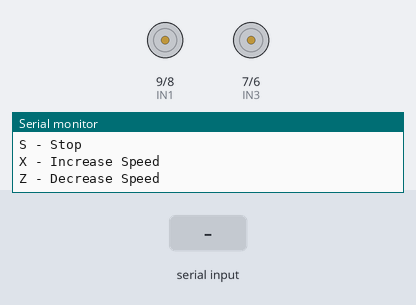
Bench run of a sketch on a simulated Arduino Uno, built with avr-gcc and run on an emulated ATmega328P. Parts: motor-driver pin pairs drawn as motors (green arrow = first pin HIGH = forward, orange = second pin HIGH = backward, longer = more drive, scaled by the enable pin), the last lines printed to the serial monitor. Inputs (shaded band) come from the test bench.

Above: at 1.2 s.
1.3 s: "F" received over Serial
At 1.9 s:
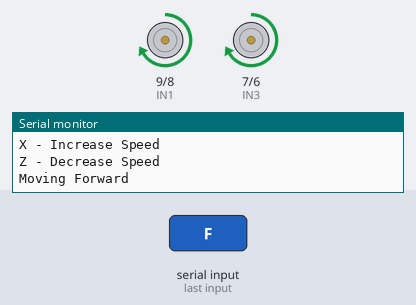
2.8 s: "B" received over Serial
At 3.1 s:
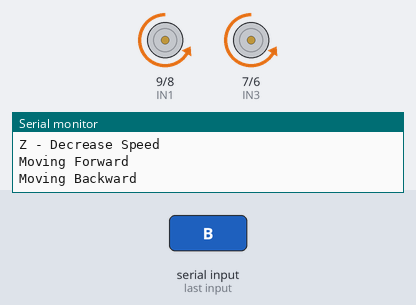
4.3 s: "L" received over Serial
At 5.4 s:
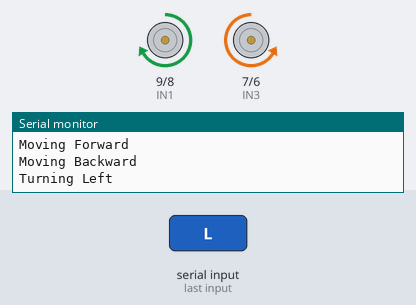
5.8 s: "R" received over Serial
At 6.6 s:
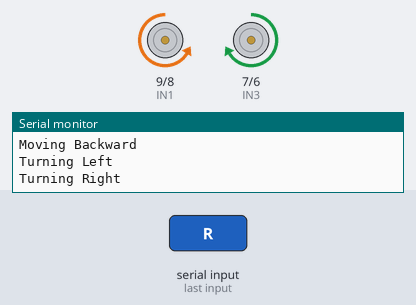
Timing chart, 0 to 8.8 s (numbered marks = the images above; inputs shaded):
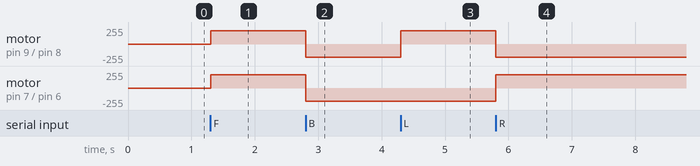

Measured:
- after the input at 1.3 s, motor on pin 9 (IN1) / pin 8 (IN2), motor on pin 7 (IN3) / pin 6 (IN4): stopped → forward 200/255 at once
- after the input at 2.8 s, motor on pin 9 (IN1) / pin 8 (IN2), motor on pin 7 (IN3) / pin 6 (IN4): forward 200/255 → backward 200/255 at once
- after the input at 4.3 s, motor on pin 9 (IN1) / pin 8 (IN2): backward 200/255 → forward 200/255 at once
- after the input at 5.8 s, motor on pin 9 (IN1) / pin 8 (IN2): forward 200/255 → backward 200/255 at once; motor on pin 7 (IN3) / pin 6 (IN4): backward 200/255 → forward 200/255 at once

The sketch:

arduino_bt_car.ino
```cpp
/*
 * Bluetooth Controlled Car using HC-05, L298N, and Arduino Uno
 *
 * Connections:
 * L298N Motor Driver:
 *   - ENA -> Arduino Pin 10 (PWM for speed control - right motors)
 *   - ENB -> Arduino Pin 11 (PWM for speed control - left motors)
 *   - IN1 -> Arduino Pin 9
 *   - IN2 -> Arduino Pin 8
 *   - IN3 -> Arduino Pin 7
 *   - IN4 -> Arduino Pin 6
 *   - VCC -> Battery positive (7-12V)
 *   - GND -> Battery negative & Arduino GND
 *
 * HC-05 Bluetooth Module:
 *   - VCC -> Arduino 5V
 *   - GND -> Arduino GND
 *   - TX  -> Arduino RX (Pin 0)
 *   - RX  -> Arduino TX (Pin 1)
 */

// Motor Driver Pins
const int ENA = 10;  // Enable pin for right motors (PWM)
const int ENB = 11;  // Enable pin for left motors (PWM)
const int IN1 = 9;   // Right motor input 1
const int IN2 = 8;   // Right motor input 2
const int IN3 = 7;   // Left motor input 1
const int IN4 = 6;   // Left motor input 2

// Motor Speed (0-255)
int motorSpeed = 200;  // Default speed

// Bluetooth data
char command;

void setup() {
  // Set motor control pins as outputs
  pinMode(ENA, OUTPUT);
  pinMode(ENB, OUTPUT);
  pinMode(IN1, OUTPUT);
  pinMode(IN2, OUTPUT);
  pinMode(IN3, OUTPUT);
  pinMode(IN4, OUTPUT);

  // Initialize motors to stopped state
  stopMotors();

  // Initialize Bluetooth serial communication (for HC-05)
  Serial.begin(9600);

  // Optional: Print ready message (won't be sent to phone)
  // but can be seen in Serial Monitor
  Serial.println("Bluetooth Car Ready! Send commands:");
  Serial.println("F - Forward");
  Serial.println("B - Backward");
  Serial.println("L - Left");
  Serial.println("R - Right");
  Serial.println("S - Stop");
  Serial.println("X - Increase Speed");
  Serial.println("Z - Decrease Speed");
}

void loop() {
  // Check if data is available from Bluetooth
  if (Serial.available() > 0) {
    command = Serial.read();

    // Execute command
    switch(command) {
      case 'F':  // Forward
      case 'f':
        moveForward();
        break;

      case 'B':  // Backward
      case 'b':
        moveBackward();
        break;

      case 'L':  // Left turn
      case 'l':
        turnLeft();
        break;

      case 'R':  // Right turn
      case 'r':
        turnRight();
        break;

      case 'S':  // Stop
      case 's':
        stopMotors();
        break;

      case 'X':  // Increase speed
      case 'x':
        increaseSpeed();
        break;

      case 'Z':  // Decrease speed
      case 'z':
        decreaseSpeed();
        break;

      default:
        // Unknown command - do nothing
        break;
    }
  }
}

// Function to move forward
void moveForward() {
  // Right motor forward
  digitalWrite(IN1, HIGH);
  digitalWrite(IN2, LOW);

  // Left motor forward
  digitalWrite(IN3, HIGH);
  digitalWrite(IN4, LOW);

  // Set speed
  analogWrite(ENA, motorSpeed);
  analogWrite(ENB, motorSpeed);

  Serial.println("Moving Forward");
}

// Function to move backward
void moveBackward() {
  // Right motor backward
  digitalWrite(IN1, LOW);
  digitalWrite(IN2, HIGH);

  // Left motor backward
  digitalWrite(IN3, LOW);
  digitalWrite(IN4, HIGH);

  // Set speed
  analogWrite(ENA, motorSpeed);
  analogWrite(ENB, motorSpeed);

  Serial.println("Moving Backward");
}

// Function to turn left
void turnLeft() {
  // Right motor forward
  digitalWrite(IN1, HIGH);
  digitalWrite(IN2, LOW);

  // Left motor backward
  digitalWrite(IN3, LOW);
  digitalWrite(IN4, HIGH);

  // Set speed (may want slower turning speed)
  analogWrite(ENA, motorSpeed);
  analogWrite(ENB, motorSpeed);

  Serial.println("Turning Left");
}

// Function to turn right
void turnRight() {
  // Right motor backward
  digitalWrite(IN1, LOW);
  digitalWrite(IN2, HIGH);

  // Left motor forward
  digitalWrite(IN3, HIGH);
  digitalWrite(IN4, LOW);

  // Set speed
  analogWrite(ENA, motorSpeed);
  analogWrite(ENB, motorSpeed);

  Serial.println("Turning Right");
}

// Function to stop motors
void stopMotors() {
  digitalWrite(IN1, LOW);
  digitalWrite(IN2, LOW);
  digitalWrite(IN3, LOW);
  digitalWrite(IN4, LOW);

  analogWrite(ENA, 0);
  analogWrite(ENB, 0);

  Serial.println("Stopped");
}

// Increase motor speed
void increaseSpeed() {
  if (motorSpeed < 250) {
    motorSpeed += 25;
    Serial.print("Speed Increased to: ");
    Serial.println(motorSpeed);
  } else {
    Serial.println("Maximum Speed Reached!");
  }
}

// Decrease motor speed
void decreaseSpeed() {
  if (motorSpeed > 50) {
    motorSpeed -= 25;
    Serial.print("Speed Decreased to: ");
    Serial.println(motorSpeed);
  } else {
    Serial.println("Minimum Speed Reached!");
  }
}
```
